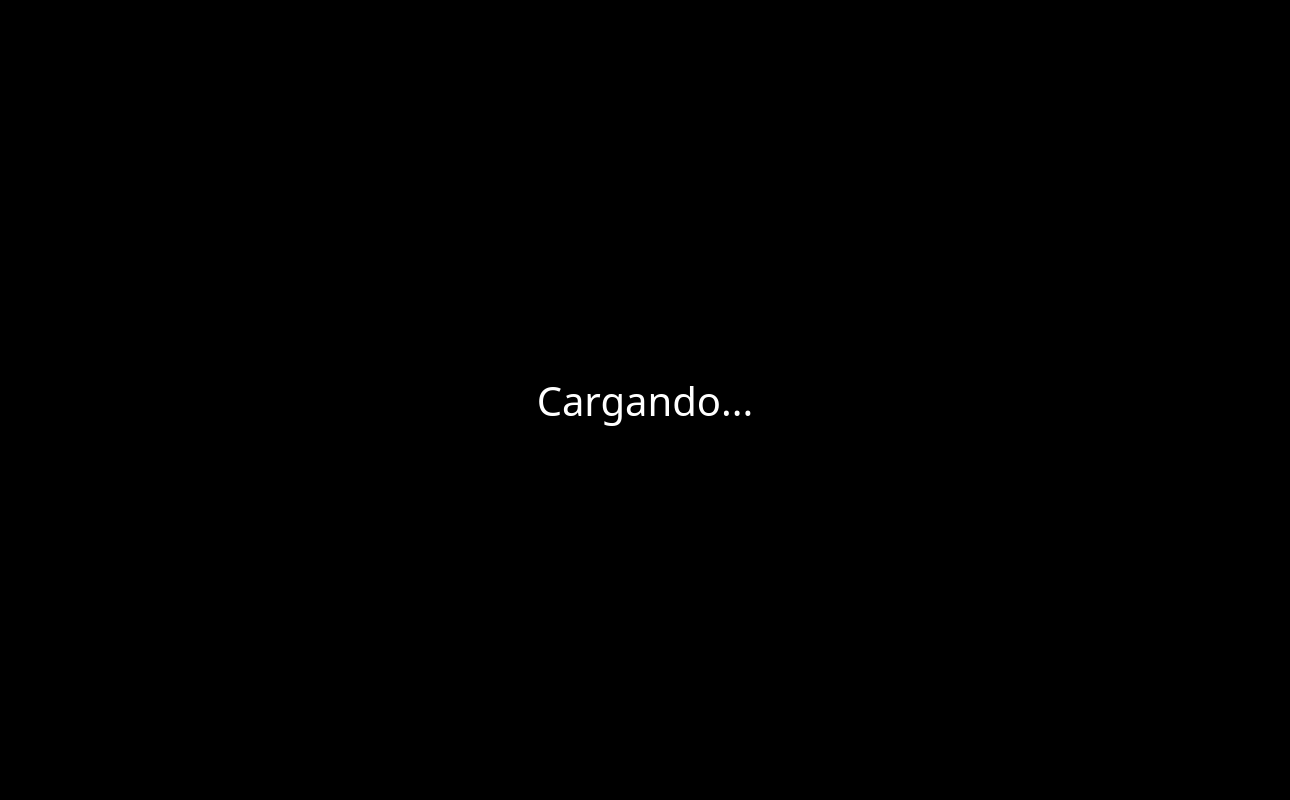
<?xml version="1.0" encoding="UTF-8"?>
<ui version="4.0">
 <class>PantallaTransicion</class>
 <widget class="QWidget" name="PantallaTransicion">
  <property name="geometry">
   <rect>
    <x>0</x>
    <y>0</y>
    <width>1290</width>
    <height>800</height>
   </rect>
  </property>
  <property name="sizePolicy">
   <sizepolicy hsizetype="Preferred" vsizetype="Preferred">
    <horstretch>0</horstretch>
    <verstretch>0</verstretch>
   </sizepolicy>
  </property>
  <property name="minimumSize">
   <size>
    <width>1290</width>
    <height>800</height>
   </size>
  </property>
  <property name="maximumSize">
   <size>
    <width>1920</width>
    <height>1080</height>
   </size>
  </property>
  <property name="windowTitle">
   <string>Form</string>
  </property>
  <property name="styleSheet">
   <string notr="true">background-color: black;
color: white;</string>
  </property>
  <layout class="QHBoxLayout" name="horizontalLayout">
   <property name="spacing">
    <number>0</number>
   </property>
   <property name="leftMargin">
    <number>0</number>
   </property>
   <property name="topMargin">
    <number>0</number>
   </property>
   <property name="rightMargin">
    <number>0</number>
   </property>
   <property name="bottomMargin">
    <number>0</number>
   </property>
   <item>
    <widget class="QWidget" name="widget" native="true">
     <property name="styleSheet">
      <string notr="true">background-color: black</string>
     </property>
     <layout class="QHBoxLayout" name="horizontalLayout_2">
      <item>
       <widget class="QLabel" name="label">
        <property name="font">
         <font>
          <family>Ubuntu Nerd Font</family>
          <pointsize>30</pointsize>
         </font>
        </property>
        <property name="text">
         <string>Cargando...</string>
        </property>
        <property name="textFormat">
         <enum>Qt::TextFormat::AutoText</enum>
        </property>
        <property name="alignment">
         <set>Qt::AlignmentFlag::AlignCenter</set>
        </property>
       </widget>
      </item>
     </layout>
    </widget>
   </item>
  </layout>
 </widget>
 <resources/>
 <connections/>
</ui>
